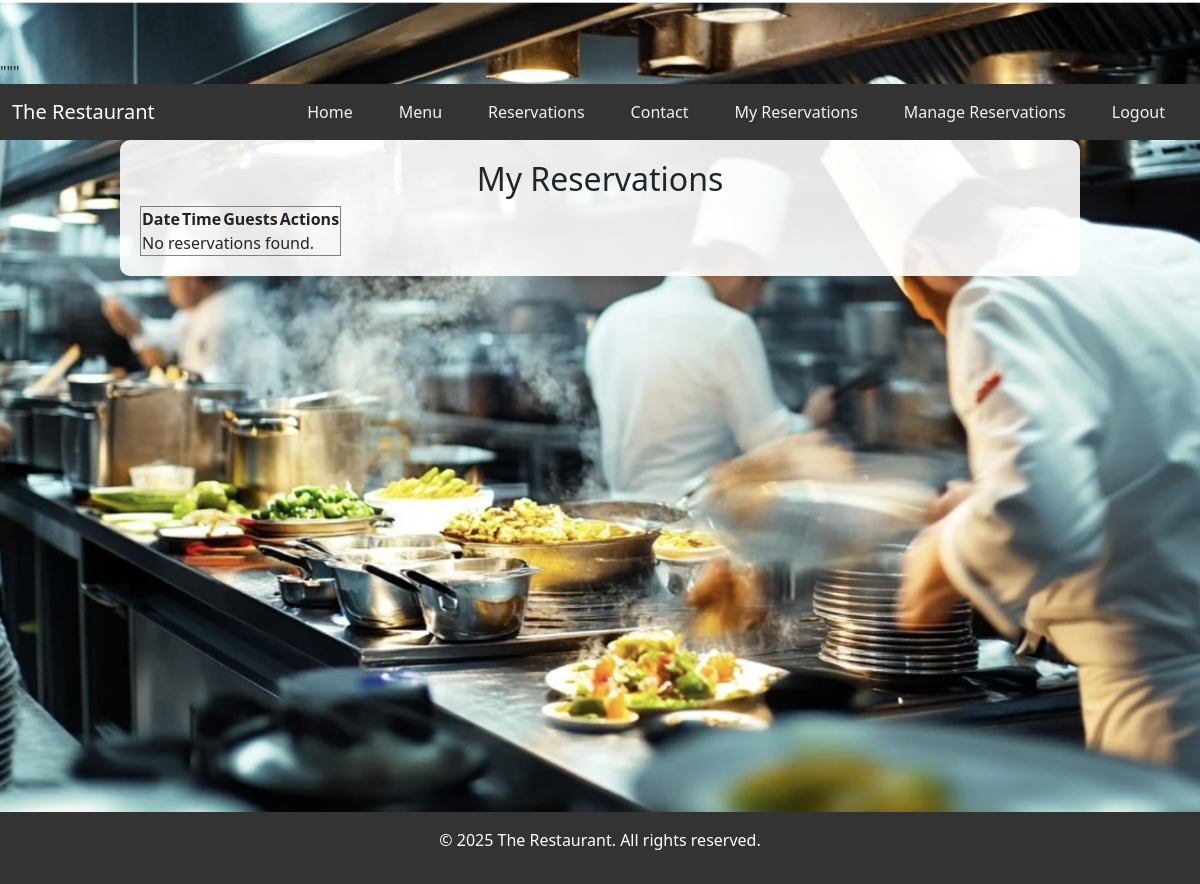
/my-reservations/ (signed in), run on an earlier commit of the app's database.
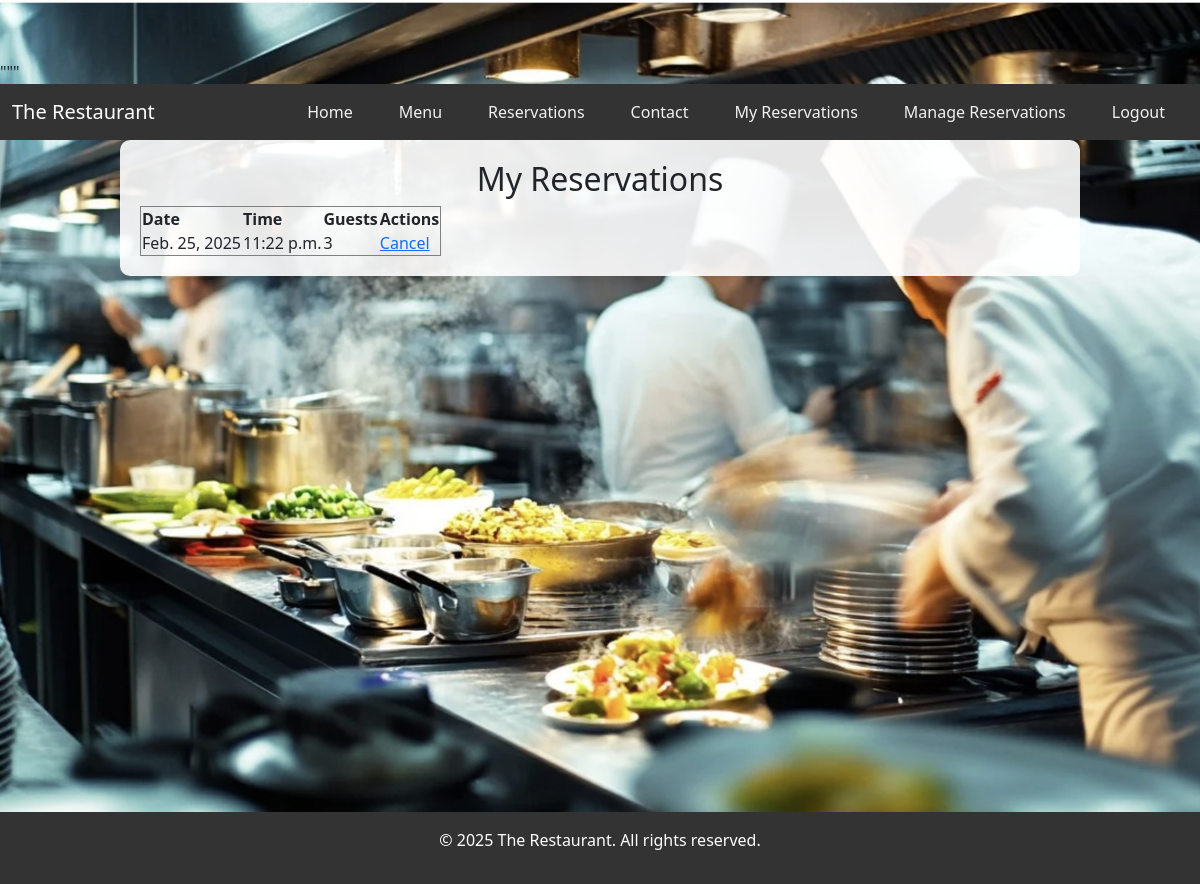
And on a later commit of the database.
### booking/models.py (models this page shows, shortened)
class Reservation(models.Model):
    user = models.ForeignKey(User, on_delete=models.CASCADE, null=True, blank=True)
    name = models.CharField(max_length=100)
    email = models.EmailField()
    date = models.DateField()
    time = models.TimeField()
    guests = models.IntegerField()
    class Meta:
        db_table = "booking_reservation"
        constraints = [
            models.UniqueConstraint(fields=['date', 'time'], name='unique_reservation_slot')
        ]

### booking/views.py (the view)
# urls.py: path("my-reservations/", views.user_reservations, name="user_reservations"),
@login_required
def user_reservations(request):
    reservations = Reservation.objects.filter(user=request.user)
    return render(request, 'booking/user_reservations.html', {'reservations': reservations})

### booking/templates/booking/user_reservations.html (shortened to what this page needs)
{% extends "booking/base.html" %}
{% block content %}
<div class="container">
<h2>My Reservations</h2>
<table border="1">
    <tr>
        <th>Date</th>
        <th>Time</th>
        <th>Guests</th>
        <th>Actions</th>
    </tr>
    {% for reservation in reservations %}
    <tr>
        <td>{{ reservation.date }}</td>
        <td>{{ reservation.time }}</td>
        <td>{{ reservation.guests }}</td>
        <td>
            <a href="{% url 'user_cancel_reservation' reservation.id %}">Cancel</a>
        </td>
    </tr>
    {% empty %}
    <tr>
        <td colspan="4">No reservations found.</td>
    </tr>
    {% endfor %}
</table>
</div>
{% endblock %}

What changed in the data, as far as the page shows it:
added Reservation: date "Feb. 25, 2025", time "11:22 p.m.", guests "3"
Also different on the page:
text no longer shown: "No reservations found."
